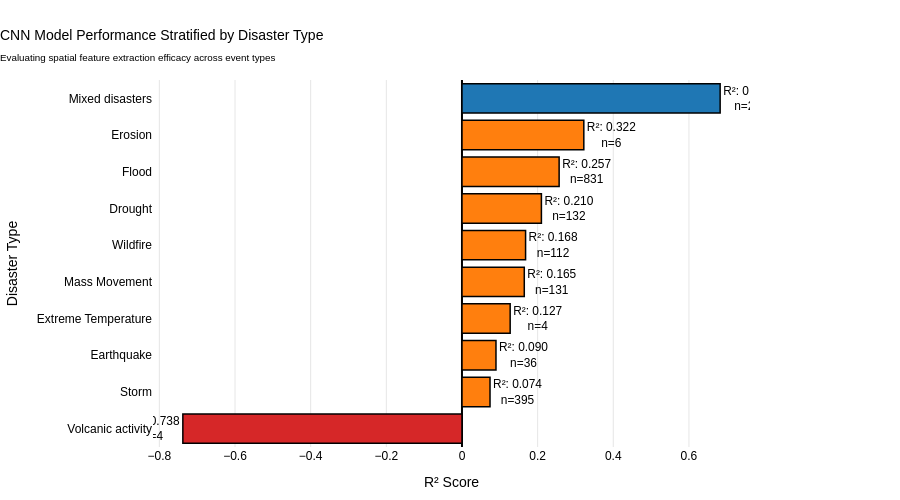

Notebook code for this chart:
### Code cell
# %%
import torch
import numpy as np
import pandas as pd
from sklearn.metrics import r2_score
import plotly.express as px
import plotly.graph_objects as go

# =========================================================
# 1. GATHER PREDICTIONS FROM THE CNN
# =========================================================
print("Running inference on the test set...")
model.eval()
all_preds = []
all_targets = []

with torch.no_grad():
    for viirs, rgb, tab, targets in test_loader:
        # Move tensors to device
        viirs = viirs.to(device)
        rgb = rgb.to(device)
        tab = tab.to(device)
        
        # Forward pass
        preds = model(viirs, rgb, tab)
        
        # Move back to CPU and convert to flat numpy arrays
        all_preds.extend(preds.cpu().numpy().flatten())
        all_targets.extend(targets.cpu().numpy().flatten())

# =========================================================
# 2. BUILD RESULTS DATAFRAME
# =========================================================
# Since test_loader has shuffle=False, it perfectly aligns with test_df
results_cnn_df = pd.DataFrame({
    'iso3': test_df['iso3'].values,
    'type': test_df['type'].values,
    'y_true': all_targets,
    'y_pred_cnn': all_preds
})

# Safe R2 function requires at least 2 samples to calculate variance
def safe_r2(g, pred_col):
    if len(g) > 1:
        return r2_score(g['y_true'], g[pred_col])
    return np.nan

# Calculate R2 per Country and Type
r2_by_country_cnn = results_cnn_df.groupby('iso3').apply(lambda g: safe_r2(g, 'y_pred_cnn')).dropna().sort_values(ascending=False)
r2_by_type_cnn = results_cnn_df.groupby('type').apply(lambda g: safe_r2(g, 'y_pred_cnn')).dropna().sort_values(ascending=False)

# =========================================================
# 3. FIGURE 1: CHOROPLETH MAP
# =========================================================
print("Generating Choropleth Map...")
r2_country_df = r2_by_country_cnn.reset_index()
r2_country_df.columns = ["iso3", "r2"]

fig_map = px.choropleth(
    r2_country_df,
    locations="iso3",
    color="r2",
    hover_name="iso3",
    hover_data={"r2": ":.4f", "iso3": False},
    color_continuous_scale="RdYlGn",
    range_color=[-0.2, 0.8], # Keeping the same scale as XGBoost for direct comparison
    labels={"r2": "R² Score"}
)

fig_map.update_geos(
    projection_type="natural earth",
    showframe=True,
    showcoastlines=True,
    coastlinecolor="RebeccaPurple",
    showland=True,
    landcolor="rgb(243, 243, 243)",
    bgcolor="rgba(240, 248, 255, 0.5)"
)

fig_map.update_layout(
    template="plotly_white",
    height=600,
    width=1200,
    margin=dict(l=10, r=10, t=80, b=10),
    font=dict(family="Arial", size=12, color="black"),
    title=dict(
        text="CNN Model Performance: R² Score by Country<br><sub>Deep learning predictions for climate-displaced populations</sub>",
        x=0.01,
        xanchor="left",
        font=dict(size=15, color="black", family="Arial")
    ),
    coloraxis_colorbar=dict(
        title="R² Score",
        thickness=20,
        len=0.7,
        x=1.02,
        outlinewidth=2,
        outlinecolor="black",
        tickformat=".2f",
        tickfont=dict(size=11)
    ),
)

fig_map.write_html("CNN_R2_Choropleth_Map.html")
# fig_map.write_image("CNN_R2_Choropleth_Map.pdf", engine="kaleido") # Uncomment if kaleido is installed
fig_map.show()

# =========================================================
# 4. FIGURE 2: DISASTER TYPE PERFORMANCE
# =========================================================
print("Generating Disaster Type Bar Chart...")
type_counts = results_cnn_df.groupby('type').size().reset_index(name='count')
r2_type_df = r2_by_type_cnn.reset_index()
r2_type_df.columns = ["type", "r2"]
r2_type_df = r2_type_df.merge(type_counts, on="type")

# Sort by R2 descending for the plot
r2_type_df = r2_type_df.sort_values("r2", ascending=True)

# Color function based on performance thresholds
def get_color(r2):
    if r2 > 0.6:
        return "#1f77b4"  # Blue - excellent
    elif r2 > 0.4:
        return "#2ca02c"  # Green - good
    elif r2 > 0:
        return "#ff7f0e"  # Orange - moderate
    else:
        return "#d62728"  # Red - poor

colors_type = [get_color(x) for x in r2_type_df["r2"]]

fig_type = go.Figure(data=[
    go.Bar(
        y=r2_type_df["type"],
        x=r2_type_df["r2"],
        orientation='h',
        marker=dict(
            color=colors_type,
            line=dict(color="black", width=1.5)
        ),
        text=[f"R²: {r2:.3f}<br>n={count}" for r2, count in zip(r2_type_df["r2"], r2_type_df["count"])],
        textposition="outside",
        hovertemplate="<b>%{y}</b><br>R² Score: %{x:.4f}<extra></extra>",
        showlegend=False
    )
])

fig_type.update_layout(
    template="plotly_white",
    height=500,
    width=900,
    margin=dict(l=150, r=150, t=80, b=50),
    font=dict(family="Arial", size=12, color="black"),
    title=dict(
        text="CNN Model Performance Stratified by Disaster Type<br><sub>Evaluating spatial feature extraction efficacy across event types</sub>",
        x=0.0,
        xanchor="left",
        font=dict(size=14, color="black")
    ),
    xaxis=dict(
        title="R² Score",
        showgrid=True,
        gridwidth=1,
        gridcolor="rgba(128,128,128,0.2)",
        zeroline=True,
        zerolinewidth=2,
        zerolinecolor="black"
    ),
    yaxis=dict(
        title="Disaster Type",
        showgrid=False,
    ),
)

fig_type.write_html("CNN_R2_by_DisasterType.html")
# fig_type.write_image("CNN_R2_by_DisasterType.pdf", engine="kaleido") # Uncomment if kaleido is installed
fig_type.show()

# =========================================================
# 5. PRINT SUMMARY
# =========================================================
print("\n" + "="*70)
print("CNN R² PERFORMANCE ANALYSIS COMPLETE")
print("="*70)
print(f"\n📊 GEOGRAPHIC INSIGHTS (CNN):")
print(f"  • Countries analyzed: {len(r2_by_country_cnn)}")
print(f"  • Countries with positive R²: {(r2_by_country_cnn > 0).sum()}")
if not r2_by_country_cnn.empty:
    print(f"  • Mean R² (all countries): {r2_by_country_cnn.mean():.4f}")
    print(f"  • Best performing country: {r2_by_country_cnn.idxmax()} (R² = {r2_by_country_cnn.max():.4f})")

print(f"\n⚠️  DISASTER TYPE INSIGHTS (CNN):")
print(f"  • Disaster types: {len(r2_by_type_cnn)}")
print(f"  • Types with positive R²: {(r2_by_type_cnn > 0).sum()}")
if not r2_by_type_cnn.empty:
    print(f"  • Best type: {r2_by_type_cnn.idxmax()} (R² = {r2_by_type_cnn.max():.4f})")
    print(f"  • Most challenging: {r2_by_type_cnn.idxmin()} (R² = {r2_by_type_cnn.min():.4f})")
print("="*70)

### Figure 1 — Plotly figure (JSON) as saved in the notebook; plotly's stock layout.template omitted (floating-point values rounded to 4 significant figures)
{"data": [{"hovertemplate": "<b>%{y}</b><br>R² Score: %{x:.4f}<extra></extra>", "marker": {"color": ["#d62728", "#ff7f0e", "#ff7f0e", "#ff7f0e", "#ff7f0e", "#ff7f0e", "#ff7f0e", "#ff7f0e", "#ff7f0e", "#1f77b4"], "line": {"color": "black", "width": 1.5}}, "orientation": "h", "showlegend": false, "text": ["R²: -0.738<br>n=4", "R²: 0.074<br>n=395", "R²: 0.090<br>n=36", "R²: 0.127<br>n=4", "R²: 0.165<br>n=131", "R²: 0.168<br>n=112", "R²: 0.210<br>n=132", "R²: 0.257<br>n=831", "R²: 0.322<br>n=6", "R²: 0.683<br>n=28"], "textposition": "outside", "type": "bar", "x": [-0.7379, 0.07412, 0.08989, 0.1274, 0.1647, 0.1681, 0.21, 0.2568, 0.3221, 0.6825], "y": ["Volcanic activity", "Storm", "Earthquake", "Extreme Temperature", "Mass Movement", "Wildfire", "Drought", "Flood", "Erosion", "Mixed disasters"]}], "layout": {"font": {"color": "black", "family": "Arial", "size": 12}, "height": 500, "margin": {"b": 50, "l": 150, "r": 150, "t": 80}, "title": {"font": {"color": "black", "size": 14}, "text": "CNN Model Performance Stratified by Disaster Type<br><sub>Evaluating spatial feature extraction efficacy across event types</sub>", "x": 0, "xanchor": "left"}, "width": 900, "xaxis": {"gridcolor": "rgba(128,128,128,0.2)", "gridwidth": 1, "showgrid": true, "title": {"text": "R² Score"}, "zeroline": true, "zerolinecolor": "black", "zerolinewidth": 2}, "yaxis": {"showgrid": false, "title": {"text": "Disaster Type"}}}}
